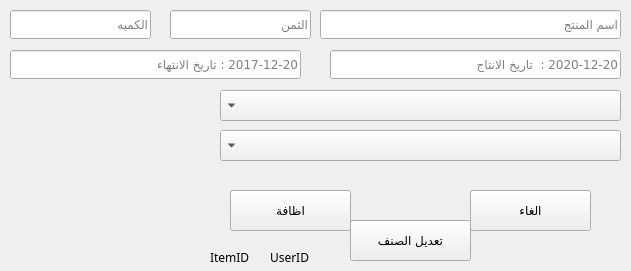
<?xml version="1.0" encoding="UTF-8"?>
<ui version="4.0">
 <class>Item</class>
 <widget class="QWidget" name="Item">
  <property name="windowModality">
   <enum>Qt::ApplicationModal</enum>
  </property>
  <property name="geometry">
   <rect>
    <x>0</x>
    <y>0</y>
    <width>631</width>
    <height>271</height>
   </rect>
  </property>
  <property name="font">
   <font>
    <family>Droid Arabic Kufi</family>
    <italic>false</italic>
   </font>
  </property>
  <property name="windowTitle">
   <string>المنتجات</string>
  </property>
  <property name="layoutDirection">
   <enum>Qt::RightToLeft</enum>
  </property>
  <property name="locale">
   <locale language="Arabic" country="Jordan"/>
  </property>
  <widget class="QLineEdit" name="lineEditNameItem">
   <property name="geometry">
    <rect>
     <x>320</x>
     <y>10</y>
     <width>301</width>
     <height>29</height>
    </rect>
   </property>
   <property name="placeholderText">
    <string>اسم المنتج</string>
   </property>
  </widget>
  <widget class="QLineEdit" name="lineEditPrice">
   <property name="geometry">
    <rect>
     <x>170</x>
     <y>10</y>
     <width>141</width>
     <height>29</height>
    </rect>
   </property>
   <property name="placeholderText">
    <string>الثمن</string>
   </property>
  </widget>
  <widget class="QLabel" name="labAddImageItem">
   <property name="geometry">
    <rect>
     <x>10</x>
     <y>100</y>
     <width>171</width>
     <height>161</height>
    </rect>
   </property>
   <property name="cursor">
    <cursorShape>PointingHandCursor</cursorShape>
   </property>
   <property name="text">
    <string/>
   </property>
   <property name="pixmap">
    <pixmap resource="../pathIcon.qrc">:/images/defaultItem.png</pixmap>
   </property>
   <property name="scaledContents">
    <bool>true</bool>
   </property>
  </widget>
  <widget class="QLineEdit" name="lineEditDateOfProduction">
   <property name="geometry">
    <rect>
     <x>330</x>
     <y>50</y>
     <width>291</width>
     <height>29</height>
    </rect>
   </property>
   <property name="contextMenuPolicy">
    <enum>Qt::DefaultContextMenu</enum>
   </property>
   <property name="readOnly">
    <bool>false</bool>
   </property>
   <property name="placeholderText">
    <string>2020-12-20 :  تاريخ الانتاج</string>
   </property>
   <property name="cursorMoveStyle">
    <enum>Qt::LogicalMoveStyle</enum>
   </property>
  </widget>
  <widget class="QLineEdit" name="lineEditCompletionDate">
   <property name="geometry">
    <rect>
     <x>10</x>
     <y>50</y>
     <width>291</width>
     <height>29</height>
    </rect>
   </property>
   <property name="readOnly">
    <bool>false</bool>
   </property>
   <property name="placeholderText">
    <string>2017-12-20 : تاريخ الانتهاء</string>
   </property>
  </widget>
  <widget class="QComboBox" name="comBoxCategoryItem">
   <property name="geometry">
    <rect>
     <x>220</x>
     <y>130</y>
     <width>401</width>
     <height>31</height>
    </rect>
   </property>
   <property name="toolTip">
    <string>اختر صنف المنتج</string>
   </property>
  </widget>
  <widget class="QLineEdit" name="lineEditQuentity">
   <property name="geometry">
    <rect>
     <x>10</x>
     <y>10</y>
     <width>141</width>
     <height>29</height>
    </rect>
   </property>
   <property name="placeholderText">
    <string>الكميه</string>
   </property>
  </widget>
  <widget class="QPushButton" name="btnAddItem">
   <property name="geometry">
    <rect>
     <x>230</x>
     <y>190</y>
     <width>121</width>
     <height>41</height>
    </rect>
   </property>
   <property name="text">
    <string>اظافة</string>
   </property>
  </widget>
  <widget class="QPushButton" name="btnCancel">
   <property name="geometry">
    <rect>
     <x>470</x>
     <y>190</y>
     <width>121</width>
     <height>41</height>
    </rect>
   </property>
   <property name="text">
    <string>الغاء</string>
   </property>
  </widget>
  <widget class="QComboBox" name="comboxStoreItem">
   <property name="geometry">
    <rect>
     <x>220</x>
     <y>90</y>
     <width>401</width>
     <height>31</height>
    </rect>
   </property>
   <property name="toolTip">
    <string>اختر مكان التخزين</string>
   </property>
  </widget>
  <widget class="QPushButton" name="btnEditItem">
   <property name="geometry">
    <rect>
     <x>350</x>
     <y>220</y>
     <width>121</width>
     <height>41</height>
    </rect>
   </property>
   <property name="text">
    <string>تعديل الصنف</string>
   </property>
  </widget>
  <widget class="QLabel" name="labItemID">
   <property name="geometry">
    <rect>
     <x>210</x>
     <y>250</y>
     <width>62</width>
     <height>15</height>
    </rect>
   </property>
   <property name="text">
    <string>ItemID</string>
   </property>
  </widget>
  <widget class="QLabel" name="labUserID">
   <property name="geometry">
    <rect>
     <x>270</x>
     <y>250</y>
     <width>62</width>
     <height>15</height>
    </rect>
   </property>
   <property name="text">
    <string>UserID</string>
   </property>
  </widget>
 </widget>
 <resources>
  <include location="../pathIcon.qrc"/>
 </resources>
 <connections/>
</ui>
